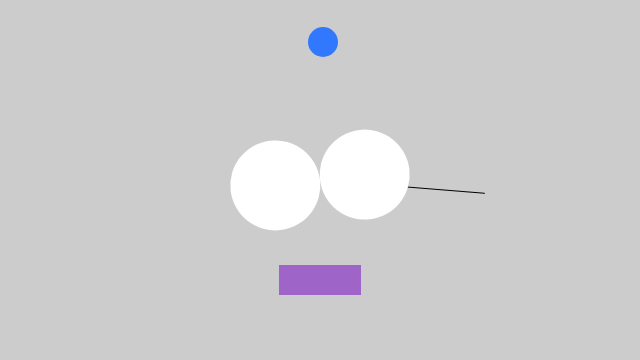
Frame 1 (no input)
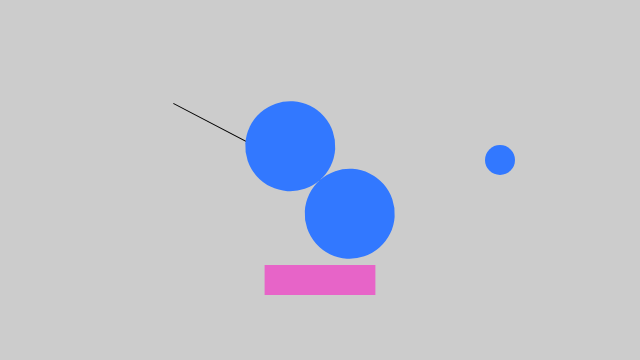
Frame 60 (no input)
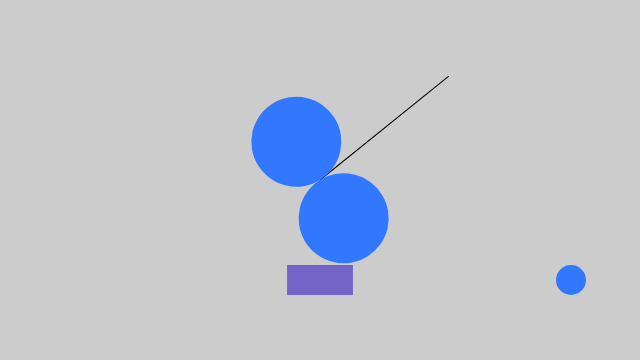
Frame 120 (the mouse pressed at the canvas centre since frame 60)

The p5.js sketch that drew these frames (run headless with seeded random() and noise() and a simulated clock; from frame 60 on, the mouse is pressed at the canvas centre):

// p5.js sketch
// ── sketch.js
// p5.js sketch implementing Spin + Bounce challenges

let spots, arm, rectSpin, bouncer;

function setup() {
  createCanvas(640, 360);

  // Faster initial speeds
  arm = new SpinArm(width / 2, height / 2, 0.08);
  spots = new SpinSpots(width / 2, height / 2, -0.12, 90.0);

  // New subclass: stationary rectangle using angle from Spin
  rectSpin = new SpinRect(width / 2, height / 2 + 100, 0.05, 80, 30);

  // New superclass Bounce with a bouncing ball subclass
  bouncer = new BounceBall(width / 2, 40, 3, 2, 30);
}

function draw() {
  background(204);

  arm.update();
  arm.display();

  spots.update();
  spots.display();

  rectSpin.update();
  rectSpin.display();

  bouncer.update();
  bouncer.display();
}

// -------------------------
// Spin hierarchy (spinning)
// -------------------------
class Spin {
  constructor(x, y, s) {
    this.x = x;
    this.y = y;
    this.speed = s;
    this.angle = 0.0;
    this.damping = 0.99; // controls how quickly spinning slows
  }

  update() {
    this.angle += this.speed;

    // Gradually slow the spinning
    this.speed *= this.damping;

    // Optionally clamp tiny speeds to zero
    if (Math.abs(this.speed) < 0.0001) {
      this.speed = 0;
    }
  }
}

class SpinArm extends Spin {
  constructor(x, y, s) {
    super(x, y, s);
  }

  display() {
    strokeWeight(1);
    stroke(0);
    push();
    translate(this.x, this.y);
    // Angle already updated in update(), just rotate
    rotate(this.angle);
    line(0, 0, 165, 0);
    pop();
  }
}

class SpinSpots extends Spin {
  constructor(x, y, s, d) {
    super(x, y, s);
    this.dim = d;
  }

  display() {
    noStroke();
    push();
    translate(this.x, this.y);
    // Angle already updated in update(), just rotate
    rotate(this.angle);
    ellipse(-this.dim / 2, 0, this.dim, this.dim);
    ellipse(this.dim / 2, 0, this.dim, this.dim);
    pop();
  }
}

// New subclass: stationary rectangle using angle for color/width
class SpinRect extends Spin {
  constructor(x, y, s, w, h) {
    super(x, y, s);
    this.baseW = w;
    this.h = h;
  }

  display() {
    push();
    translate(this.x, this.y);

    // Use angle to modulate width and color, but keep rectangle stationary
    let w = this.baseW + 40 * Math.sin(this.angle);
    let c = map(Math.sin(this.angle), -1, 1, 50, 255);

    rectMode(CENTER);
    noStroke();
    fill(c, 100, 200);
    rect(0, 0, w, this.h);

    pop();
  }
}

// ---------------------------
// Bounce hierarchy (bouncing)
// ---------------------------
class Bounce {
  constructor(x, y, vx, vy, size) {
    this.x = x;
    this.y = y;
    this.vx = vx;
    this.vy = vy;
    this.size = size;
  }

  update() {
    this.x += this.vx;
    this.y += this.vy;

    // Bounce off left/right
    if (this.x < this.size / 2) {
      this.x = this.size / 2;
      this.vx *= -1;
    } else if (this.x > width - this.size / 2) {
      this.x = width - this.size / 2;
      this.vx *= -1;
    }

    // Bounce off top/bottom
    if (this.y < this.size / 2) {
      this.y = this.size / 2;
      this.vy *= -1;
    } else if (this.y > height - this.size / 2) {
      this.y = height - this.size / 2;
      this.vy *= -1;
    }
  }
}

class BounceBall extends Bounce {
  constructor(x, y, vx, vy, size) {
    super(x, y, vx, vy, size);
  }

  display() {
    noStroke();
    fill(50, 120, 255);
    ellipse(this.x, this.y, this.size, this.size);
  }
}
